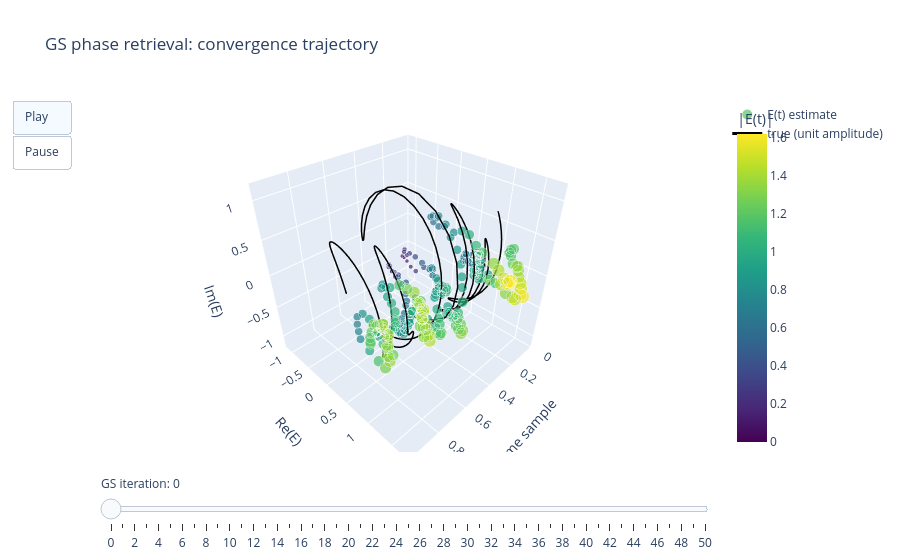

The cell this chart's notebook holds for it:
### Markdown cell above
## 6. Human-Machine Interfaces -- an operator-facing convergence view, and a quantified eye-vs-instrument decision

**(a) Watching the algorithm converge, not just trusting its final number.**
`dgs.trajectory_viewer.make_gs_convergence_viewer` turns
`retrieve_phase_with_history`'s per-iteration field estimate into an
interactive, playable 3D animation -- exactly the kind of operator-facing
diagnostic view a "Trusted AI" system needs a human to be able to check
(tying directly back to Section 2's verification story: an operator watching
this converge visually toward the black reference curve is a second, human
line of defense against the same false-convergence failure mode found in
`matlab_figures_reproduced.ipynb`).

### Code cell
m_hmi = make_measurements('QPSK', n_symbols=32, sps=8, D1=-5000, D2=-5750, snr_db=30, rng_seed=1)
phi_hmi, errors_hmi, E_history_hmi = retrieve_phase_with_history(
    m_hmi['I1'], m_hmi['I2'], m_hmi['D1'], m_hmi['D2'], n_iter=50, unit_amplitude=m_hmi['unit_amplitude']
)

fig_hmi = make_gs_convergence_viewer(E_history_hmi, t=m_hmi['t'], phi_true=m_hmi['phi_true'])
print(f"Convergence viewer built: {len(fig_hmi.frames)} frames (GS iterations), "
      f"{len(fig_hmi.frames[0].data[0].x)} samples per frame.")
fig_hmi.show()

### Figure 1 — Plotly figure (JSON) as saved in the notebook; plotly's stock layout.template omitted (floating-point values rounded to 4 significant figures; data arrays with more than 128 entries replaced by an {"elided": "..."} marker saying what was removed)
{"data": [{"marker": {"cmax": 1.621, "cmin": 0, "color": {"elided": "256 float values"}, "colorbar": {"title": {"text": "|E(t)|"}}, "colorscale": [[0.0, "#440154"], [0.1111, "#482878"], [0.2222, "#3e4989"], [0.3333, "#31688e"], [0.4444, "#26828e"], [0.5556, "#1f9e89"], [0.6667, "#35b779"], [0.7778, "#6ece58"], [0.8889, "#b5de2b"], [1.0, "#fde725"]], "size": {"elided": "256 float values"}}, "mode": "markers", "name": "E(t) estimate", "type": "scatter3d", "x": {"elided": "256 float values"}, "y": {"elided": "256 float values"}, "z": {"elided": "256 float values"}}, {"line": {"color": "black", "width": 3}, "mode": "lines", "name": "true (unit amplitude)", "type": "scatter3d", "x": {"elided": "256 float values"}, "y": {"elided": "256 float values"}, "z": {"elided": "256 float values"}}], "layout": {"scene": {"aspectmode": "cube", "xaxis": {"range": [0.0, 1.0], "title": {"text": "time sample"}}, "yaxis": {"range": [-1.2, 1.815], "title": {"text": "Re(E)"}}, "zaxis": {"range": [-1.2, 1.2], "title": {"text": "Im(E)"}}}, "sliders": [{"currentvalue": {"prefix": "GS iteration: "}, "steps": [{"args": [["0"], {"frame": {"duration": 0, "redraw": true}, "mode": "immediate"}], "label": "0", "method": "animate"}, {"args": [["1"], {"frame": {"duration": 0, "redraw": true}, "mode": "immediate"}], "label": "1", "method": "animate"}, {"args": [["2"], {"frame": {"duration": 0, "redraw": true}, "mode": "immediate"}], "label": "2", "method": "animate"}, {"args": [["3"], {"frame": {"duration": 0, "redraw": true}, "mode": "immediate"}], "label": "3", "method": "animate"}, {"args": [["4"], {"frame": {"duration": 0, "redraw": true}, "mode": "immediate"}], "label": "4", "method": "animate"}, {"args": [["5"], {"frame": {"duration": 0, "redraw": true}, "mode": "immediate"}], "label": "5", "method": "animate"}, {"args": [["6"], {"frame": {"duration": 0, "redraw": true}, "mode": "immediate"}], "label": "6", "method": "animate"}, {"args": [["7"], {"frame": {"duration": 0, "redraw": true}, "mode": "immediate"}], "label": "7", "method": "animate"}, {"args": [["8"], {"frame": {"duration": 0, "redraw": true}, "mode": "immediate"}], "label": "8", "method": "animate"}, {"args": [["9"], {"frame": {"duration": 0, "redraw": true}, "mode": "immediate"}], "label": "9", "method": "animate"}, {"args": [["10"], {"frame": {"duration": 0, "redraw": true}, "mode": "immediate"}], "label": "10", "method": "animate"}, {"args": [["11"], {"frame": {"duration": 0, "redraw": true}, "mode": "immediate"}], "label": "11", "method": "animate"}, {"args": [["12"], {"frame": {"duration": 0, "redraw": true}, "mode": "immediate"}], "label": "12", "method": "animate"}, {"args": [["13"], {"frame": {"duration": 0, "redraw": true}, "mode": "immediate"}], "label": "13", "method": "animate"}, {"args": [["14"], {"frame": {"duration": 0, "redraw": true}, "mode": "immediate"}], "label": "14", "method": "animate"}, {"args": [["15"], {"frame": {"duration": 0, "redraw": true}, "mode": "immediate"}], "label": "15", "method": "animate"}, {"args": [["16"], {"frame": {"duration": 0, "redraw": true}, "mode": "immediate"}], "label": "16", "method": "animate"}, {"args": [["17"], {"frame": {"duration": 0, "redraw": true}, "mode": "immediate"}], "label": "17", "method": "animate"}, {"args": [["18"], {"frame": {"duration": 0, "redraw": true}, "mode": "immediate"}], "label": "18", "method": "animate"}, {"args": [["19"], {"frame": {"duration": 0, "redraw": true}, "mode": "immediate"}], "label": "19", "method": "animate"}, {"args": [["20"], {"frame": {"duration": 0, "redraw": true}, "mode": "immediate"}], "label": "20", "method": "animate"}, {"args": [["21"], {"frame": {"duration": 0, "redraw": true}, "mode": "immediate"}], "label": "21", "method": "animate"}, {"args": [["22"], {"frame": {"duration": 0, "redraw": true}, "mode": "immediate"}], "label": "22", "method": "animate"}, {"args": [["23"], {"frame": {"duration": 0, "redraw": true}, "mode": "immediate"}], "label": "23", "method": "animate"}, {"args": [["24"], {"frame": {"duration": 0, "redraw": true}, "mode": "immediate"}], "label": "24", "method": "animate"}, {"args": [["25"], {"frame": {"duration": 0, "redraw": true}, "mode": "immediate"}], "label": "25", "method": "animate"}, {"args": [["26"], {"frame": {"duration": 0, "redraw": true}, "mode": "immediate"}], "label": "26", "method": "animate"}, {"args": [["27"], {"frame": {"duration": 0, "redraw": true}, "mode": "immediate"}], "label": "27", "method": "animate"}, {"args": [["28"], {"frame": {"duration": 0, "redraw": true}, "mode": "immediate"}], "label": "28", "method": "animate"}, {"args": [["29"], {"frame": {"duration": 0, "redraw": true}, "mode": "immediate"}], "label": "29", "method": "animate"}, {"args": [["30"], {"frame": {"duration": 0, "redraw": true}, "mode": "immediate"}], "label": "30", "method": "animate"}, {"args": [["31"], {"frame": {"duration": 0, "redraw": true}, "mode": "immediate"}], "label": "31", "method": "animate"}, {"args": [["32"], {"frame": {"duration": 0, "redraw": true}, "mode": "immediate"}], "label": "32", "method": "animate"}, {"args": [["33"], {"frame": {"duration": 0, "redraw": true}, "mode": "immediate"}], "label": "33", "method": "animate"}, {"args": [["34"], {"frame": {"duration": 0, "redraw": true}, "mode": "immediate"}], "label": "34", "method": "animate"}, {"args": [["35"], {"frame": {"duration": 0, "redraw": true}, "mode": "immediate"}], "label": "35", "method": "animate"}, {"args": [["36"], {"frame": {"duration": 0, "redraw": true}, "mode": "immediate"}], "label": "36", "method": "animate"}, {"args": [["37"], {"frame": {"duration": 0, "redraw": true}, "mode": "immediate"}], "label": "37", "method": "animate"}, {"args": [["38"], {"frame": {"duration": 0, "redraw": true}, "mode": "immediate"}], "label": "38", "method": "animate"}, {"args": [["39"], {"frame": {"duration": 0, "redraw": true}, "mode": "immediate"}], "label": "39", "method": "animate"}, {"args": [["40"], {"frame": {"duration": 0, "redraw": true}, "mode": "immediate"}], "label": "40", "method": "animate"}, {"args": [["41"], {"frame": {"duration": 0, "redraw": true}, "mode": "immediate"}], "label": "41", "method": "animate"}, {"args": [["42"], {"frame": {"duration": 0, "redraw": true}, "mode": "immediate"}], "label": "42", "method": "animate"}, {"args": [["43"], {"frame": {"duration": 0, "redraw": true}, "mode": "immediate"}], "label": "43", "method": "animate"}, {"args": [["44"], {"frame": {"duration": 0, "redraw": true}, "mode": "immediate"}], "label": "44", "method": "animate"}, {"args": [["45"], {"frame": {"duration": 0, "redraw": true}, "mode": "immediate"}], "label": "45", "method": "animate"}, {"args": [["46"], {"frame": {"duration": 0, "redraw": true}, "mode": "immediate"}], "label": "46", "method": "animate"}, {"args": [["47"], {"frame": {"duration": 0, "redraw": true}, "mode": "immediate"}], "label": "47", "method": "animate"}, {"args": [["48"], {"frame": {"duration": 0, "redraw": true}, "mode": "immediate"}], "label": "48", "method": "animate"}, {"args": [["49"], {"frame": {"duration": 0, "redraw": true}, "mode": "immediate"}], "label": "49", "method": "animate"}, {"args": [["50"], {"frame": {"duration": 0, "redraw": true}, "mode": "immediate"}], "label": "50", "method": "animate"}]}], "title": {"text": "GS phase retrieval: convergence trajectory"}, "updatemenus": [{"buttons": [{"args": [null, {"frame": {"duration": 80, "redraw": true}, "fromcurrent": true}], "label": "Play", "method": "animate"}, {"args": [[null], {"frame": {"duration": 0, "redraw": false}, "mode": "immediate"}], "label": "Pause", "method": "animate"}], "type": "buttons"}]}}
